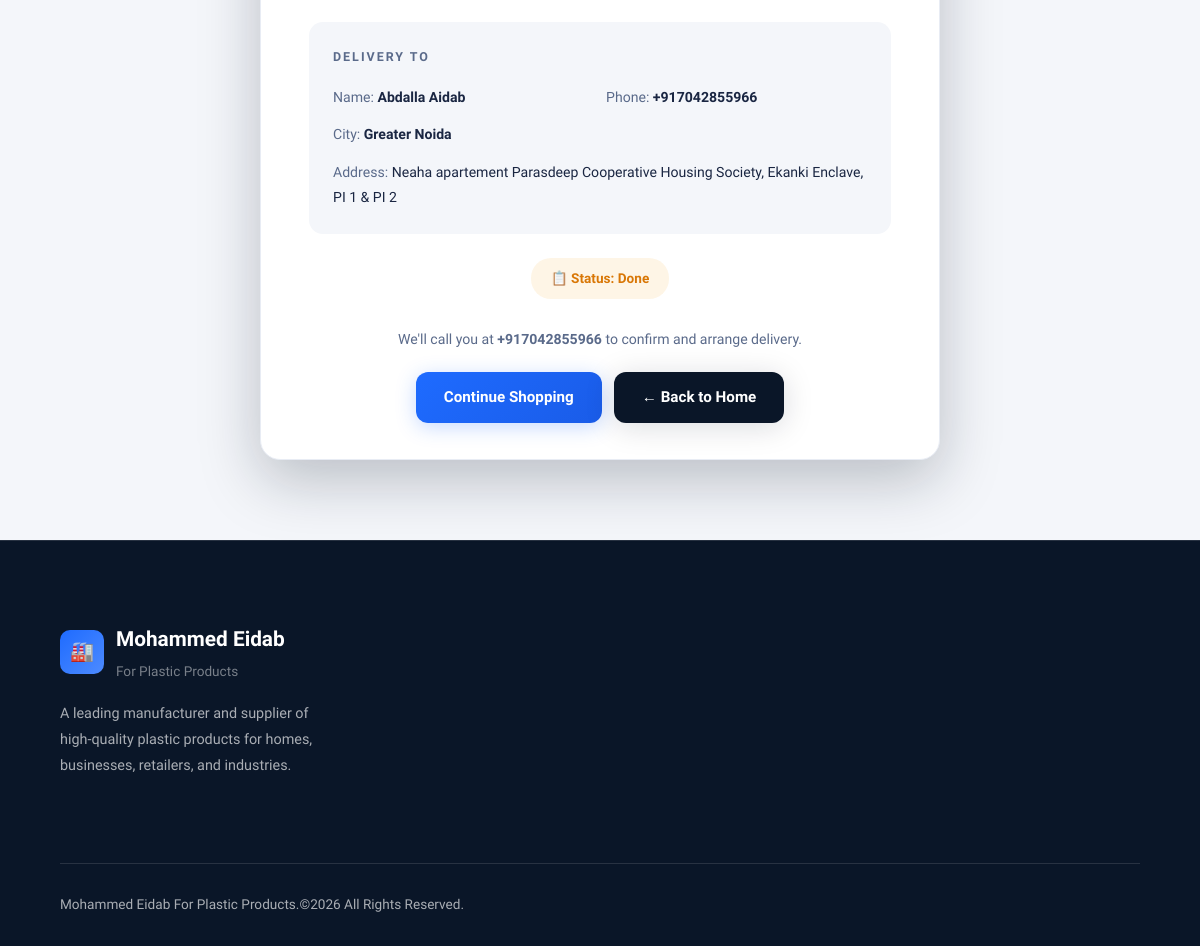
Page /order/success/MEP-61072729 (lower part) on the earlier database version.
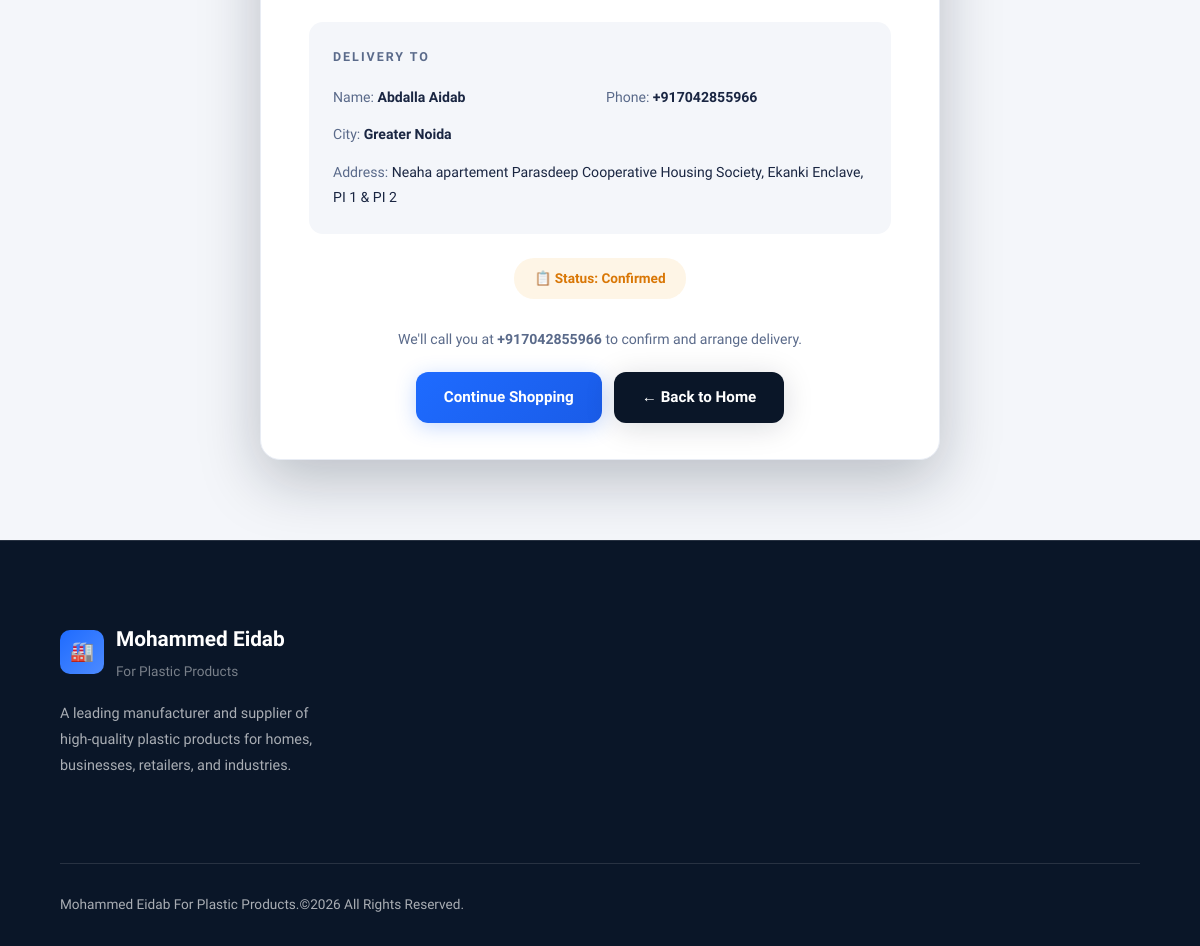
Same page on the later database version.
### models.py (models this page shows, shortened)
class Order(db.Model):
    __tablename__ = 'orders'
    id = db.Column(db.Integer, primary_key=True)
    order_number = db.Column(db.String(50), unique=True, nullable=False, index=True)
    customer_id = db.Column(db.Integer, db.ForeignKey('customers.id'), nullable=False)
    status = db.Column(db.String(50), default='Pending', index=True)
    total_amount = db.Column(db.Numeric(10, 2), nullable=False)
    notes = db.Column(db.Text)
    created_at = db.Column(db.DateTime, default=get_utc_now)
    updated_at = db.Column(db.DateTime, default=get_utc_now, onupdate=get_utc_now)
    items = db.relationship('OrderItem', backref='order', lazy=True, cascade="all, delete-orphan")

### app.py (the view)
@app.route('/order/success/<order_number>')
def order_success(order_number):
    order = Order.query.filter_by(order_number=order_number).first_or_404()
    return render_template('order_success.html', order=order)

### app.py (called while the page is built)
@app.context_processor
def inject_translations():
    lang = session.get('lang', 'en')
    return dict(
        t=TRANSLATIONS.get(lang, TRANSLATIONS['en']),
        current_lang=lang,
    )

### templates/order_success.html (shortened to what this page needs)
{% extends "base.html" %}
{% block content %}
{% set cat_translations = {
  'Plastic Chairs': 'كراسي بلاستيكية',
  'Plastic Tables': 'طاولات بلاستيكية',
  'Plastic Buckets': 'جراكن وجرادل',
  'Plastic Containers': 'حافظات وبوكسات',
  'Storage Products': 'صناديق تخزين',
  'Household Products': 'أدوات منزلية',
  'Industrial Products': 'منتجات صناعية'
} %}
{% set cat_emojis = {'Plastic Chairs': '🪑', 'Plastic Tables': '🪵', 'Plastic Buckets': '🪣', 'Plastic Containers': '📦', 'Storage Products': '🗄️', 'Household Products': '🏠', 'Industrial Products': '🏭'} %}
<section class="section section-gray confirmation-section">
  <div class="success-card animate-up">
    <div class="success-body">
      <div class="info-block-card">
        <div class="info-block-title">
          {% if current_lang == 'ar' %}وجهة التوصيل{% else %}Delivery To{% endif %}
        </div>
        <div class="delivery-details-grid">
          <div><span class="delivery-label">{% if current_lang == 'ar' %}الاسم:{% else %}Name:{% endif %}</span> <strong>{{ order.customer.name }}</strong></div>
          <div><span class="delivery-label">{% if current_lang == 'ar' %}رقم الهاتف:{% else %}Phone:{% endif %}</span> <strong dir="ltr">{{ order.customer.phone }}</strong></div>
          {% if order.customer.city %}
          <div><span class="delivery-label">{% if current_lang == 'ar' %}المدينة:{% else %}City:{% endif %}</span> <strong>{{ order.customer.city }}</strong></div>
          {% endif %}
          <div class="delivery-full-width"><span class="delivery-label">{% if current_lang == 'ar' %}العنوان بالكامل:{% else %}Address:{% endif %}</span> {{ order.customer.address }}</div>
        </div>
      </div>
      <div class="status-badge-container">
        <span class="badge badge-pending status-badge-element">
          {% if current_lang == 'ar' %}
            📋 حالة الطلب:
            {% if order.status == 'Pending' %}قيد المراجعة{% else %}{{ order.status }}{% endif %}
          {% else %}
            📋 Status: {{ order.status }}
          {% endif %}
        </span>
      </div>
      <div class="confirmation-footer-box">
        <p class="confirmation-footer-notice">
          {% if current_lang == 'ar' %}
            سنتصل بك هاتفياً على الرقم <strong dir="ltr">{{ order.customer.phone }}</strong> لتأكيد الطلب وترتيب الشحن اللوجستي.
          {% else %}
            We'll call you at <strong>{{ order.customer.phone }}</strong> to confirm and arrange delivery.
          {% endif %}
        </p>
        <div class="confirmation-btn-cluster">
          <a href="{{ url_for('products') }}" class="btn btn-primary">
            {% if current_lang == 'ar' %}متابعة التسوق{% else %}Continue Shopping{% endif %}
          </a>
          <a href="{{ url_for('index') }}" class="btn btn-dark">
            {% if current_lang == 'ar' %}العودة للرئيسية ←{% else %}← Back to Home{% endif %}
          </a>
        </div>
      </div>
    </div>
  </div>
</section>
{% endblock %}

Differences in the rows shown:
changed Order: status "Done" → "Confirmed"
